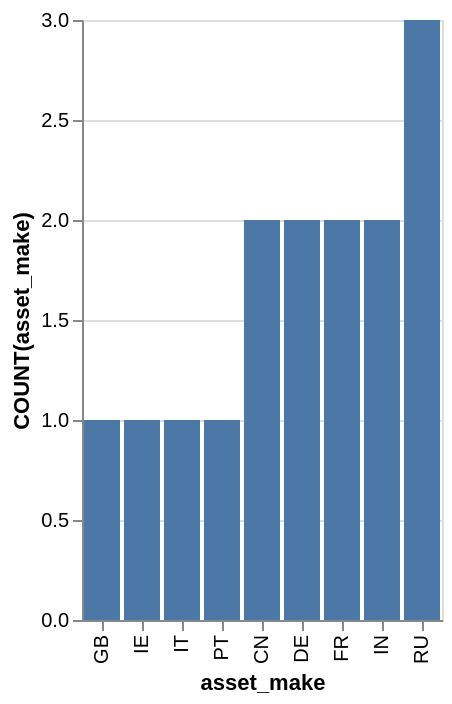

Source (Vega-Lite JSON):
### Vega-Lite specification from a JSON file in a GitHub repository (floating-point values rounded to 4 significant figures)
{"data": {"values": [{"x_data": "GB", "y_data": 1}, {"x_data": "IE", "y_data": 1}, {"x_data": "IT", "y_data": 1}, {"x_data": "PT", "y_data": 1}, {"x_data": "CN", "y_data": 2}, {"x_data": "DE", "y_data": 2}, {"x_data": "FR", "y_data": 2}, {"x_data": "IN", "y_data": 2}, {"x_data": "RU", "y_data": 3}]}, "mark": "bar", "encoding": {"x": {"field": "x_data", "type": "nominal", "title": "asset_make", "sort": {"op": "sum", "field": "y_data", "order": "ascending"}}, "y": {"field": "y_data", "type": "quantitative", "title": "COUNT(asset_make)"}}}
